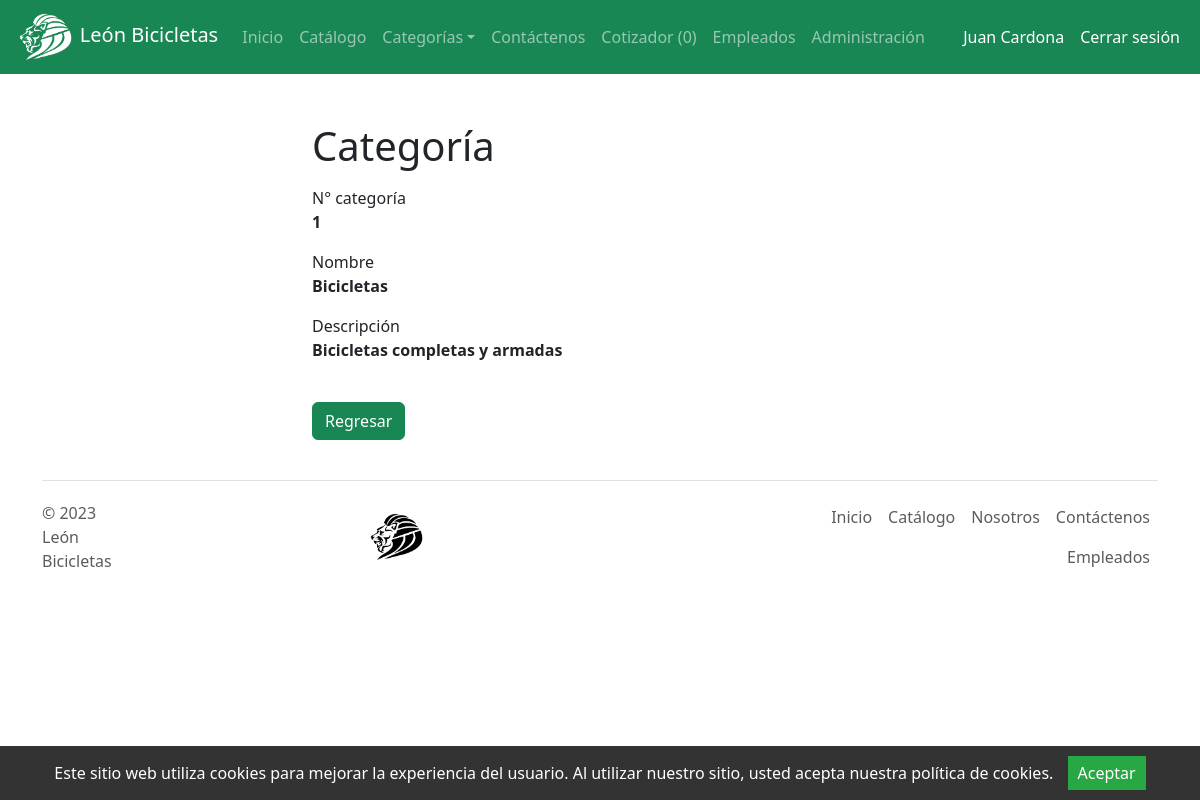
/es/back/CATEGORIA/read.php?id=1 (signed in), run on the app's committed database.
### tables this page shows
create table categoria (
idCat int primary key auto_increment,
nomCat varchar(45),
descripcionCat varchar(100)
);

### es/back/CATEGORIA/read.php (the view, shortened to what this page needs)
<?php
if (isset($_GET["id"]) && !empty(trim($_GET["id"]))) {
    require_once "../../conexion/config.php";
    $sql = "SELECT * FROM categoria WHERE idCat = ?";
    if ($stmt = $conn->prepare($sql)) {
        $stmt->bind_param("i", $param_id);
        if ($stmt->execute()) {
            $result = $stmt->get_result();
            if ($result->num_rows == 1) {
                $row = $result->fetch_array(MYSQLI_ASSOC);
            } else {
                header("location: error.php");
                exit();
            }
        } else {
            echo "Ups! Algo salió mal. Intenta más tarde.";
        }
    }
} else {
    header("location: error.php");
    exit();
}
?>
<div class="wrapper">
    <div class="container-fluid">
        <div class="row">
            <div class="col-md-12">
                <h1 class="mt-5 mb-3">Categoría</h1>
                <div class="form-group">
                    <label>N° categoría</label>
                    <p><b>
                            <?php echo $row["idCat"]; ?>
                        </b></p>
                </div>
                <div class="form-group">
                    <label>Nombre</label>
                    <p><b>
                            <?php echo $row["nomCat"]; ?>
                        </b></p>
                </div>
                <div class="form-group">
                    <label>Descripción</label>
                    <p><b>
                            <?php echo $row["descripcionCat"]; ?>
                        </b></p>
                </div>
                <br>
                <p><a href="./index.php" class="btn btn-success">Regresar<a></p>
            </div>
        </div>
    </div>
</div>
<?php
include '../../TEMPLATE/footer.php';
?>

### data on the page
categoria: idCat "1", nomCat "Bicicletas", descripcionCat "Bicicletas completas y armadas"

### other printed values
$_SESSION["nombre"] "Juan"
$_SESSION["apellido"] "Cardona"
